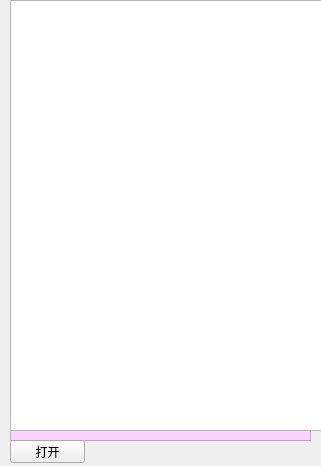
<?xml version="1.0" encoding="UTF-8"?>
<ui version="4.0">
 <class>MainWindow</class>
 <widget class="QMainWindow" name="MainWindow">
  <property name="geometry">
   <rect>
    <x>0</x>
    <y>0</y>
    <width>321</width>
    <height>466</height>
   </rect>
  </property>
  <property name="windowTitle">
   <string>点击复制</string>
  </property>
  <widget class="QWidget" name="centralwidget">
   <widget class="QListWidget" name="listWidget">
    <property name="geometry">
     <rect>
      <x>10</x>
      <y>10</y>
      <width>301</width>
      <height>431</height>
     </rect>
    </property>
    <property name="font">
     <font>
      <pointsize>10</pointsize>
     </font>
    </property>
    <property name="styleSheet">
     <string notr="true">alternate-background-color: rgb(255, 250, 208);
background-color: rgb(252, 210, 255);</string>
    </property>
    <property name="autoScrollMargin">
     <number>16</number>
    </property>
    <property name="alternatingRowColors">
     <bool>true</bool>
    </property>
    <property name="textElideMode">
     <enum>Qt::ElideRight</enum>
    </property>
    <property name="flow">
     <enum>QListView::TopToBottom</enum>
    </property>
    <property name="isWrapping" stdset="0">
     <bool>false</bool>
    </property>
    <property name="resizeMode">
     <enum>QListView::Fixed</enum>
    </property>
    <property name="layoutMode">
     <enum>QListView::SinglePass</enum>
    </property>
    <property name="gridSize">
     <size>
      <width>27</width>
      <height>23</height>
     </size>
    </property>
    <property name="viewMode">
     <enum>QListView::ListMode</enum>
    </property>
    <property name="modelColumn">
     <number>0</number>
    </property>
    <property name="uniformItemSizes">
     <bool>false</bool>
    </property>
    <property name="batchSize">
     <number>100</number>
    </property>
    <property name="wordWrap">
     <bool>false</bool>
    </property>
    <item>
     <property name="text">
      <string>反馈属实，已修改完毕。</string>
     </property>
    </item>
    <item>
     <property name="text">
      <string>反馈属实，我改一下</string>
     </property>
    </item>
    <item>
     <property name="text">
      <string>我改一下，根据</string>
     </property>
    </item>
    <item>
     <property name="text">
      <string>经核实，词条无误不必修改，感谢反馈</string>
     </property>
    </item>
    <item>
     <property name="text">
      <string>经核实，词条无误，根据</string>
     </property>
    </item>
    <item>
     <property name="text">
      <string>经检索未找到可靠参考资料，无法修改，请后续提供参考资料佐证</string>
     </property>
    </item>
    <item>
     <property name="text">
      <string>问题描述不清晰，无法处理，请后续发布时具体指出。</string>
     </property>
    </item>
    <item>
     <property name="text">
      <string>删除词条/版本请前往百科投诉中心提交申请哦http://help.baidu.com/newadd?prod_id=10&amp;category=8</string>
     </property>
    </item>
    <item>
     <property name="text">
      <string>明星词条人物关系问题请到明星团贴吧提交申请哦https://tieba.baidu.com/p/6087241656 </string>
     </property>
    </item>
    <item>
     <property name="text">
      <string>同义词解除/合并等，请移步百度百科吧处理专帖下登记哦~https://tieba.baidu.com/p/7902099030</string>
     </property>
    </item>
    <item>
     <property name="text">
      <string>锁定词条内容修改请在百科吧专帖下登记申请哦https://tieba.baidu.com/p/6218513321</string>
     </property>
    </item>
    <item>
     <property name="text">
      <string>ta说文章为自媒体作者撰写，非词条问题科友无法编辑，请点击词条页下方&quot;内容质疑——ta说质疑”提交哦❤️</string>
     </property>
    </item>
    <item>
     <property name="text">
      <string>视频为自媒体作者发布，非词条问题科友无法编辑，请点击词条页下方&quot;内容质疑——秒懂质疑”提交哦❤️</string>
     </property>
    </item>
    <item>
     <property name="text">
      <string>科星球不处理图片美化更新问题，建议根据百科编辑规则自行处理</string>
     </property>
    </item>
    <item>
     <property name="text">
      <string>当前概述图无误，无需修改</string>
     </property>
    </item>
    <item>
     <property name="text">
      <string>科星球不处理商企类词条问题，建议根据百科编辑规则自行处理哈~~~</string>
     </property>
    </item>
   </widget>
   <widget class="QPushButton" name="pushButton">
    <property name="geometry">
     <rect>
      <x>10</x>
      <y>440</y>
      <width>75</width>
      <height>23</height>
     </rect>
    </property>
    <property name="text">
     <string>打开</string>
    </property>
   </widget>
   <widget class="QPlainTextEdit" name="textEdit">
    <property name="geometry">
     <rect>
      <x>10</x>
      <y>0</y>
      <width>1101</width>
      <height>431</height>
     </rect>
    </property>
    <property name="font">
     <font>
      <pointsize>13</pointsize>
     </font>
    </property>
   </widget>
  </widget>
 </widget>
 <resources/>
 <connections/>
</ui>
